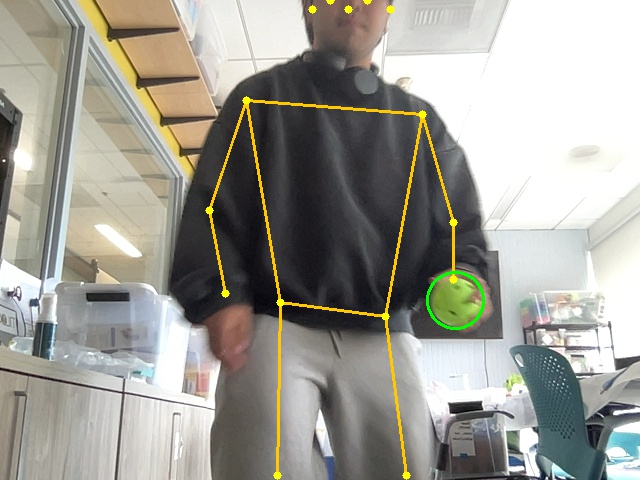
#> input picture vision/hero_pitch.jpg, 640 x 480 px, given in place of the camera
$ python baseball_stats.py
#> lines starting #> are read from the running program, lines starting #| are printed output that depends on the picture; after the words box and inside, x2 and y2 are one past the last pixel; in counts of white or black regions, pixels touching at a corner belong together
import cv2
import time
import numpy as np

# =========================
# USER SETTINGS
# =========================
REAL_DISTANCE_FEET = 10    # Real distance between the two lines
LINE1_X = 300              # X-position of first line in frame
LINE2_X = 700              # X-position of second line in frame
MIN_RADIUS = 15            # Minimum radius to consider a detection
# =========================

cap = cv2.VideoCapture(0)

if not cap.isOpened():
    print("Cannot open camera")
    exit()
else:
    print("Camera opened successfully!")

prev_center = None
cross_time_1 = None
cross_time_2 = None
pitch_speed = None

while True:
    ret, frame = cap.read()
#> frame is the input picture: shape (480, 640, 3); mean B, G, R 147.9, 156, 157.4
    if not ret:
        print("Failed to grab frame")
        break

    # Convert frame to HSV for green detection
    hsv = cv2.cvtColor(frame, cv2.COLOR_BGR2HSV)
#> hsv: shape (480, 640, 3); mean H, S, V 53.1, 29.4, 161.1
    lower_green = np.array([35, 80, 80])
    upper_green = np.array([85, 255, 255])
    mask = cv2.inRange(hsv, lower_green, upper_green)
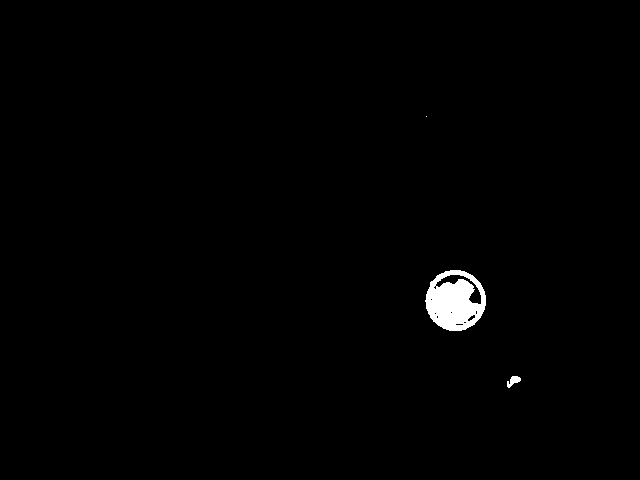
#> mask: shape (480, 640); 0.85% white; 3 white regions (1 under 20 px)
    mask = cv2.GaussianBlur(mask, (7, 7), 0)  # reduce noise

    # Find contours
    contours, _ = cv2.findContours(mask, cv2.RETR_EXTERNAL, cv2.CHAIN_APPROX_SIMPLE)
#> contours = 3 contours; box (x1, y1, x2, y2) and area: (422, 267, 489, 334) 3492, (504, 373, 524, 391) 242, (423, 113, 430, 120) 34

    if contours:
        # Take the largest contour
        c = max(contours, key=cv2.contourArea)
#> c = contour of 92 points, box (x1, y1, x2, y2) (422, 267, 489, 334), area 3492
        ((x, y), radius) = cv2.minEnclosingCircle(c)
#> x = 454.9; y = 299.9; radius = 34.31

        if radius > MIN_RADIUS:
            center = (int(x), int(y))
#> center = (454, 299)
            current_x = center[0]
#> current_x = 454

            # Draw the detected ball
            cv2.circle(frame, center, int(radius), (0, 255, 0), 2)

            if prev_center is not None:
                prev_x = prev_center[0]

                # Detect crossing of first line
                if cross_time_1 is None and prev_x < LINE1_X <= current_x:
                    cross_time_1 = time.time()
                    print("Crossed Line 1")

                # Detect crossing of second line
                elif cross_time_2 is None and prev_x < LINE2_X <= current_x:
                    cross_time_2 = time.time()
                    print("Crossed Line 2")

                    # Calculate speed
                    dt = cross_time_2 - cross_time_1
                    if dt > 0:
                        speed_fps = REAL_DISTANCE_FEET / dt
                        pitch_speed = speed_fps * 0.6818  # ft/s to mph
                        print(f"PITCH SPEED: {pitch_speed:.1f} mph")

                    # Reset for next pitch
                    cross_time_1 = None
                    cross_time_2 = None

            prev_center = center
#> prev_center = (454, 299)

    # Draw the timing lines on screen
    cv2.line(frame, (LINE1_X, 0), (LINE1_X, frame.shape[0]), (255, 0, 0), 2)
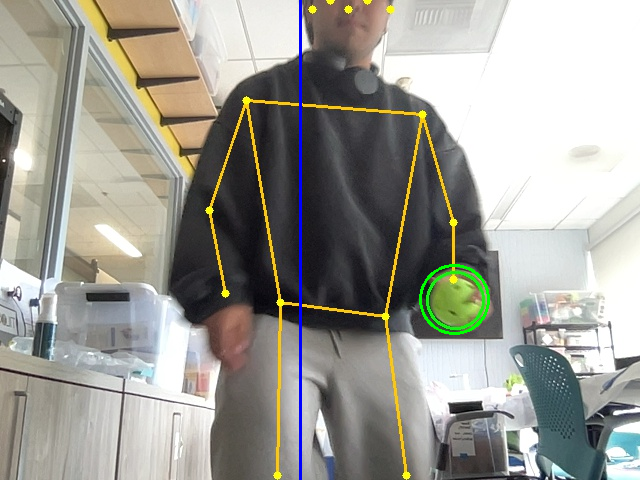
#> frame: shape (480, 640, 3); mean B, G, R 148.4, 155.8, 156.7
    cv2.line(frame, (LINE2_X, 0), (LINE2_X, frame.shape[0]), (0, 0, 255), 2)

    # Display pitch speed
    if pitch_speed is not None:
        cv2.putText(frame, f"{pitch_speed:.1f} mph",
                    (50, 60),
                    cv2.FONT_HERSHEY_SIMPLEX,
                    1.5,
                    (0, 255, 255),
                    3)

    cv2.imshow("Pitch Speed Tracker", frame)

    # Press ESC to exit
    if cv2.waitKey(1) & 0xFF == 27:
#> (key Esc is pressed here)
        break

cap.release()
cv2.destroyAllWindows()

$ run again, on vision/hero_swing.jpg
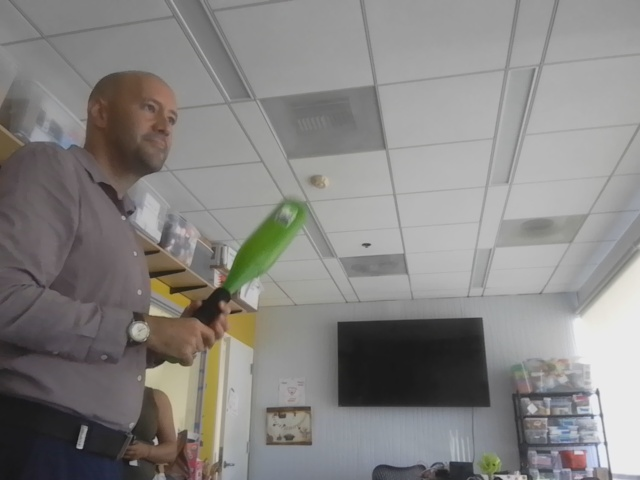
#> input picture vision/hero_swing.jpg, 640 x 480 px, given in place of the camera
#> frame is the input picture: shape (480, 640, 3); mean B, G, R 130.8, 132.7, 134.6
#> hsv: shape (480, 640, 3); mean H, S, V 42.9, 16.4, 136.4
#> `mask = cv2.inRange(hsv, lower_green, upper_green)`:
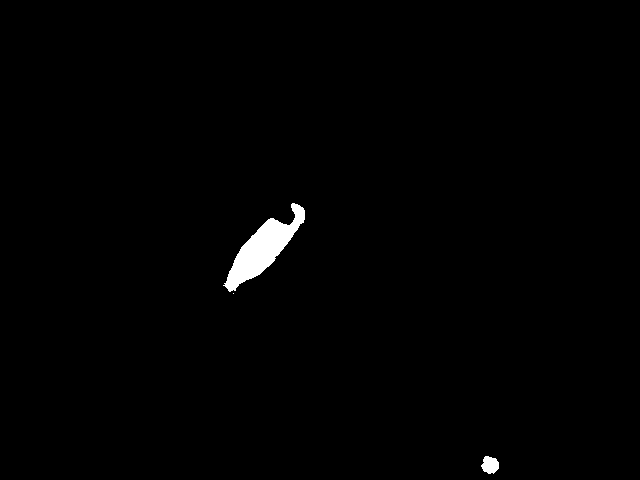
#> mask: shape (480, 640); 0.92% white; 3 white regions (1 under 20 px)
#> contours = 2 contours; box (x1, y1, x2, y2) and area: (220, 200, 308, 297) 3470, (478, 453, 502, 477) 434
#> c = contour of 122 points, box (x1, y1, x2, y2) (220, 200, 308, 297), area 3470
#> x = 265.2; y = 248.8; radius = 59.22
#> center = (265, 248)
#> current_x = 265
#> prev_center = (265, 248)
#> `cv2.line(frame, (LINE1_X, 0), (LINE1_X, frame.shape[0]), (255, 0, 0), 2)`:
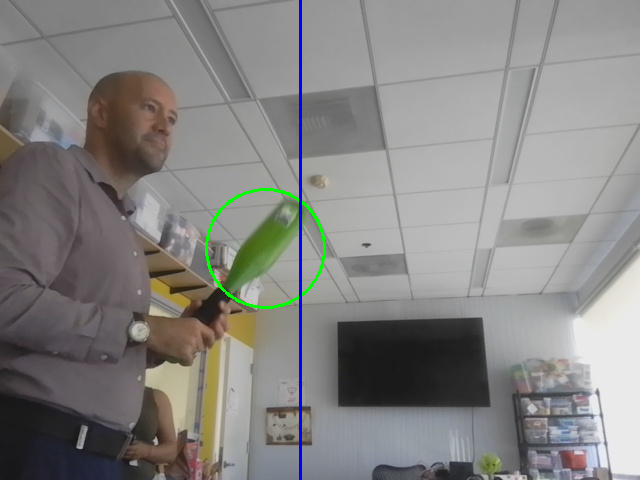
#> frame: shape (480, 640, 3); mean B, G, R 130.9, 132.4, 133.5
